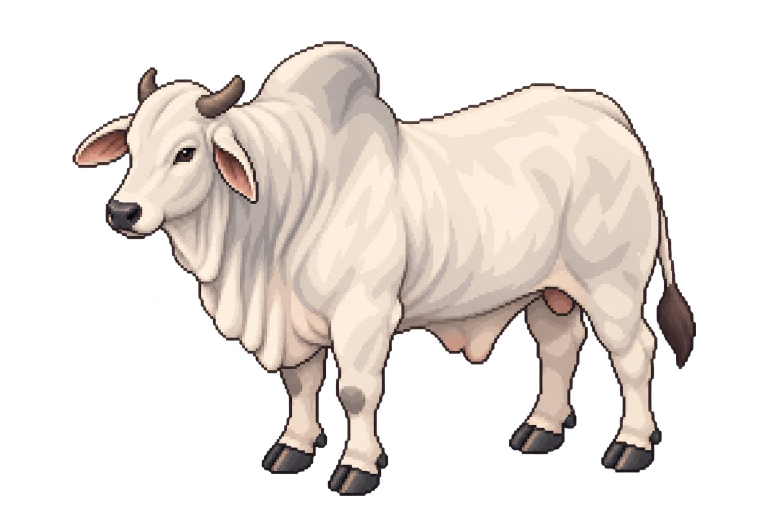
#> input picture assets/source/livestock/nelore-bull-generated-original-v1.png, 1536 x 1024 px (shown at 1/2 size)
$ python -i prepare_generated_batch.py   (imports and definitions only)
#> lines starting #> are read from the running program, lines starting #| are printed output that depends on the picture; after the words box and inside, x2 and y2 are one past the last pixel; in counts of white or black regions, pixels touching at a corner belong together
#> further down, picture is the input picture: PIL image 1536x1024 RGBA; mean R, G, B, A 104.6, 94.4, 88.3, 99.7
#!/usr/bin/env python3
"""Crop generated transparent sheets, preserve soft alpha, pack atlases and register candidates."""
from __future__ import annotations
import hashlib, json, math
from pathlib import Path
import cv2
import numpy as np
from PIL import Image, ImageCms

ROOT = Path(__file__).resolve().parents[2]
SEMANTIC = ROOT / 'assets/manifests/manifest.json'
RUNTIME = ROOT / 'public/assets/manifest.json'
OUT = ROOT / 'assets/candidates'
ATLAS_DIR = ROOT / 'public/assets/atlas'
ICC = ImageCms.ImageCmsProfile(ImageCms.createProfile('sRGB')).tobytes()

# Each sheet is authored as distinct objects on transparency. Components are ordered by rows then columns.
GROUPS = {
 'animals': [
  ('livestock','nelore-cow-generated-original-v1.png',None,'livestock.nelore.cow.idle.imagegen.v1','Vaca Nelore','nelore-cattle',['nelore','cow','adult','idle']),
  ('livestock','nelore-calf-generated-original-v1.png',None,'livestock.nelore.calf.idle.imagegen.v1','Bezerro Nelore','nelore-cattle',['nelore','calf','idle']),
  ('livestock','nelore-heifer-generated-original-v1.png',None,'livestock.nelore.heifer.idle.imagegen.v1','Novilha Nelore','nelore-cattle',['nelore','heifer','idle']),
  ('livestock','nelore-bull-generated-original-v1.png',None,'livestock.nelore.bull.idle.imagegen.v1','Touro Nelore','nelore-cattle',['nelore','bull','idle']),
  ('livestock','angus-cow-generated-original-v1.png',None,'livestock.angus.cow.idle.imagegen.v1','Vaca Angus','angus-cattle',['angus','cow','adult','idle']),
  ('livestock','crossbred-cow-generated-original-v1.png',None,'livestock.crossbred.cow.idle.imagegen.v1','Vaca cruzada','crossbred-cattle',['crossbred','cow','adult','idle']),
 ],
 'handling': [
  ('handling','livestock-handling-props-sheet-imagegen-v1.png',0,'corral.wood.standard.imagegen.v1','Curral de madeira','corral',['corral','wood','cattle']),
  ('handling','livestock-handling-props-sheet-imagegen-v1.png',1,'handling.chute.cattle.imagegen.v1','Brete de manejo','corral',['chute','handling','cattle']),
  ('handling','livestock-handling-props-sheet-imagegen-v1.png',2,'handling.alley.cattle.imagegen.v1','Corredor de manejo','corral',['alley','handling','cattle']),
  ('handling','livestock-handling-props-sheet-imagegen-v1.png',3,'fence.gate.wood.imagegen.v1','Porteira de madeira','fence',['gate','wood','modular']),
  ('handling','livestock-handling-props-sheet-imagegen-v1.png',4,'fence.wire.wood-post.imagegen.v1','Cerca de arame e madeira','fence',['fence','wire','modular']),
  ('handling','livestock-handling-props-sheet-imagegen-v1.png',5,'feed.trough.hay.imagegen.v1','Cocho de feno','feed',['hay','trough','cattle']),
  ('handling','livestock-handling-props-sheet-imagegen-v1.png',6,'water.trough.round.imagegen.v1','Bebedouro circular','water',['water','trough','cattle']),
  ('handling','livestock-handling-props-sheet-imagegen-v1.png',7,'feed.salt.roofed.imagegen.v1','Saleiro coberto','feed',['salt','feeder','cattle']),
  ('handling','livestock-handling-props-sheet-imagegen-v1.png',8,'technology.scale.electronic.imagegen.v1','Balança eletrônica','technology',['scale','electronic','cattle']),
 ],
 'environment': [
  ('environment','riose-environment-atlas-imagegen-v1.png',0,'pasture.grass.native.imagegen.v1','Pastagem com vegetação','pasture',['pasture','grass','tile']),
  ('environment','riose-environment-atlas-imagegen-v1.png',1,'terrain.soil.dry.imagegen.v1','Terra seca','pasture',['soil','dry','terrain']),
  ('environment','riose-environment-atlas-imagegen-v1.png',2,'terrain.mud.imagegen.v1','Lama de curral','pasture',['mud','wet','terrain']),
  ('environment','riose-environment-atlas-imagegen-v1.png',3,'water.pond.imagegen.v1','Açude','water',['pond','water','shoreline']),
  ('environment','riose-environment-atlas-imagegen-v1.png',4,'water.reservoir.imagegen.v1','Reservatório rural','water',['reservoir','water','farm']),
  ('environment','riose-environment-atlas-imagegen-v1.png',5,'road.rural.dirt.imagegen.v1','Estrada rural de terra','infrastructure',['road','dirt','rural']),
  ('environment','riose-environment-atlas-imagegen-v1.png',6,'vegetation.tree.shade.imagegen.v1','Árvore de sombra','vegetation',['tree','shade','rural']),
 ],
 'infrastructure': [
  ('infrastructure','riose-farm-infrastructure-atlas-imagegen-v1.png',0,'building.farmhouse.imagegen.v1','Sede rural','building',['farmhouse','brazil','rural']),
  ('infrastructure','riose-farm-infrastructure-atlas-imagegen-v1.png',1,'building.shed.imagegen.v1','Galpão rural','building',['shed','barn','rural']),
  ('infrastructure','riose-farm-infrastructure-atlas-imagegen-v1.png',2,'building.workshop.imagegen.v1','Oficina e depósito','building',['workshop','storage','rural']),
  ('infrastructure','riose-farm-infrastructure-atlas-imagegen-v1.png',3,'vehicle.pickup.rural.imagegen.v1','Caminhonete rural','vehicle',['pickup','rural','utility']),
  ('infrastructure','riose-farm-infrastructure-atlas-imagegen-v1.png',4,'vehicle.livestock-truck.imagegen.v1','Caminhão boiadeiro','vehicle',['livestock-truck','transport','rural']),
  ('infrastructure','riose-farm-infrastructure-atlas-imagegen-v1.png',5,'vehicle.tractor.imagegen.v1','Trator agrícola','vehicle',['tractor','farm','rural']),
 ],
 'technology': [
  ('technology','riose-traceability-tech-atlas-imagegen-v1.png',0,'technology.ear-tag.rfid.imagegen.v1','Brinco inteligente RFID','technology',['rfid','ear-tag','livestock']),
  ('technology','riose-traceability-tech-atlas-imagegen-v1.png',1,'technology.reader.handheld.imagegen.v1','Leitor portátil','technology',['reader','rfid','handheld']),
  ('technology','riose-traceability-tech-atlas-imagegen-v1.png',2,'technology.gateway.antenna.imagegen.v1','Gateway e antena rural','technology',['gateway','antenna','iot']),
  ('technology','riose-traceability-tech-atlas-imagegen-v1.png',3,'technology.monitor.station.imagegen.v1','Estação de monitoramento','technology',['monitoring','station','weather']),
  ('technology','riose-traceability-tech-atlas-imagegen-v1.png',4,'technology.scale.electronic.full.imagegen.v1','Balança eletrônica de curral','technology',['scale','electronic','livestock']),
  ('technology','riose-traceability-tech-atlas-imagegen-v1.png',5,'technology.traceability.system.imagegen.v1','Infraestrutura de rastreabilidade','technology',['traceability','gateway','livestock']),
 ],
}
SOURCES = {
 'livestock': ROOT/'assets/source/livestock',
 'handling': ROOT/'assets/source/handling',
 'environment': ROOT/'assets/source/environment',
 'infrastructure': ROOT/'assets/source/infrastructure',
 'technology': ROOT/'assets/source/technology',
}

def sha(path: Path) -> str:
 return hashlib.sha256(path.read_bytes()).hexdigest()

# [10 lines left out: function find_components, not called in this run]

def bleed_rgb(im: Image.Image, radius=4):
#> called with radius = 4
 rgba=np.array(im.convert('RGBA'))
 alpha=rgba[:,:,3]
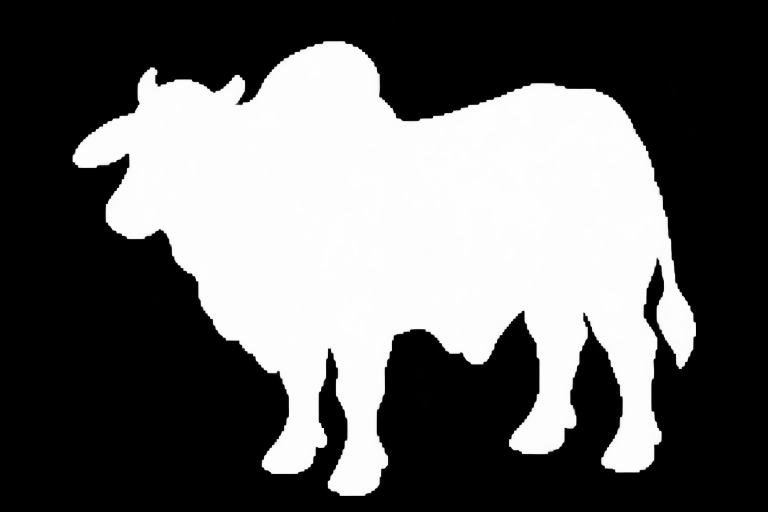
#> alpha: shape (1024, 1536) (shown at 1/2 size); min 0, max 254, mean 99.7
 mask=(alpha>0).astype(np.uint8)
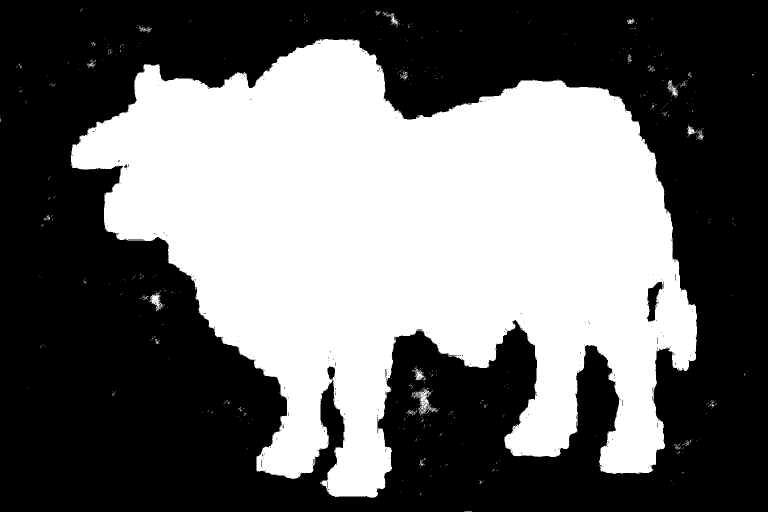
#> mask: shape (1024, 1536) (shown at 1/2 size); values 0 (black) and 1 (white), 42.4% white; 982 white regions (963 under 20 px), largest, box (x1, y1, x2, y2) and area: (141, 78, 1394, 996) 663301, (837, 776, 870, 830) 612, (300, 585, 326, 622) 359
 if mask.max()==0:return im
 # Extend edge RGB only into fully transparent padding to prevent texture filtering halos.
 colors=rgba[:,:,:3].copy()
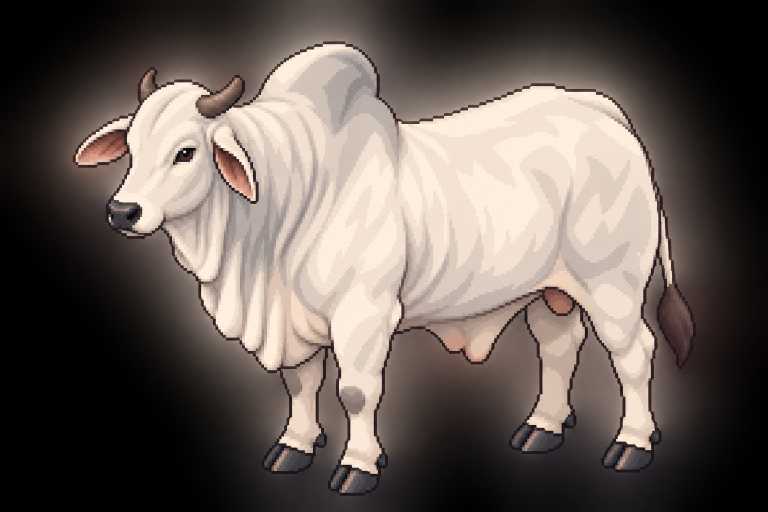
#> colors: shape (1024, 1536, 3) (shown at 1/2 size); mean R, G, B 104.6, 94.4, 88.3
 for _ in range(radius):
  grown=cv2.dilate(mask,np.ones((3,3),np.uint8),iterations=1)
  next_colors=cv2.dilate(colors,np.ones((3,3),np.uint8),iterations=1)
  fill=(mask==0)&(grown>0)
  colors[fill]=next_colors[fill]
  mask=grown
#> this loop made 4 passes
#> pass 1, in bleed_rgb, `grown=cv2.dilate(mask,np.ones((3,3),np.uint8),iterations=1)`:
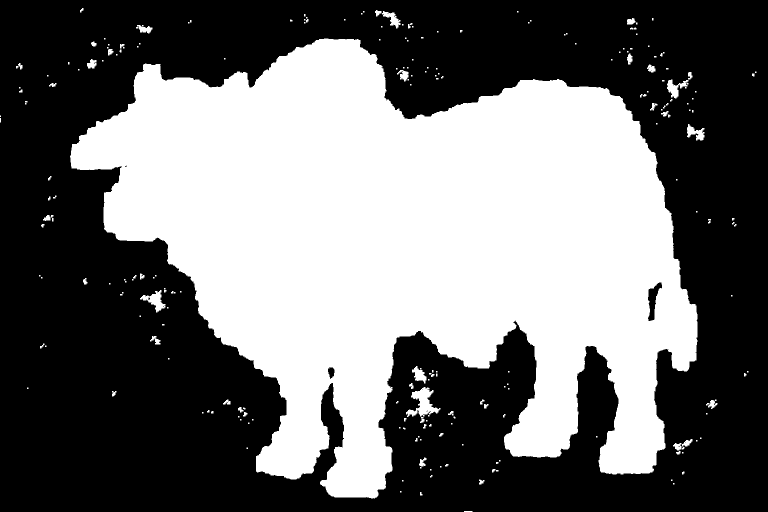
#> grown: shape (1024, 1536) (shown at 1/2 size); values 0 (black) and 1 (white), 43.6% white; 240 white regions (160 under 20 px), largest, box (x1, y1, x2, y2) and area: (140, 77, 1395, 997) 673207, (812, 774, 881, 834) 1825, (280, 580, 331, 625) 908
#> pass 1, in bleed_rgb, `next_colors=cv2.dilate(colors,np.ones((3,3),np.uint8),iterations=1)`:
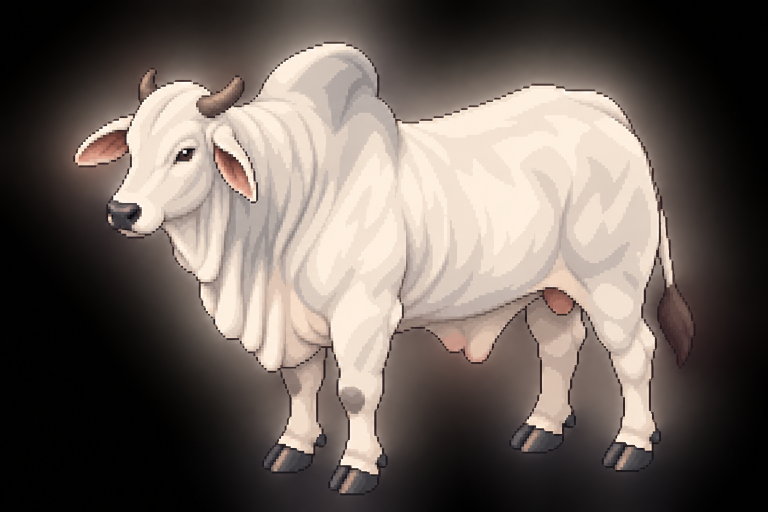
#> next_colors: shape (1024, 1536, 3) (shown at 1/2 size); mean R, G, B 107.7, 97.4, 91.2
#> pass 1, in bleed_rgb, `fill=(mask==0)&(grown>0)`:
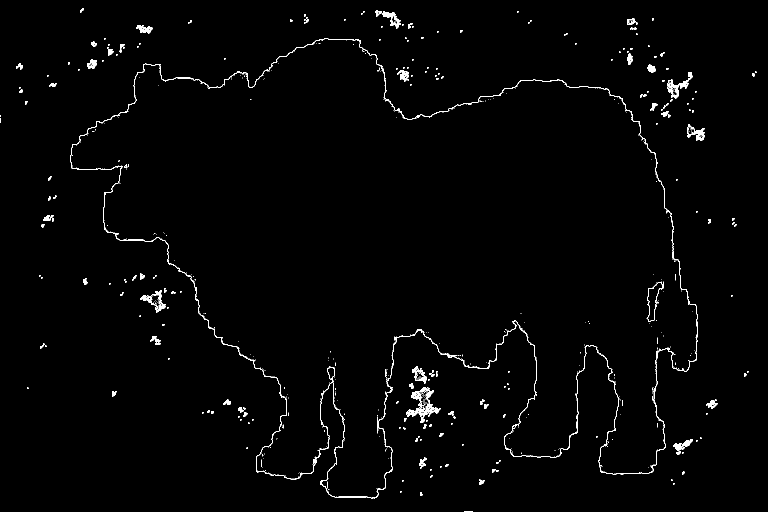
#> fill: shape (1024, 1536) bool (shown at 1/2 size); 1.1% white in thin lines or dots
#> after the loop: colors: shape (1024, 1536, 3); 3.96% of pixels changed, all inside (x1, y1, x2, y2) = (0, 13, 1516, 1024)
#> after the loop:
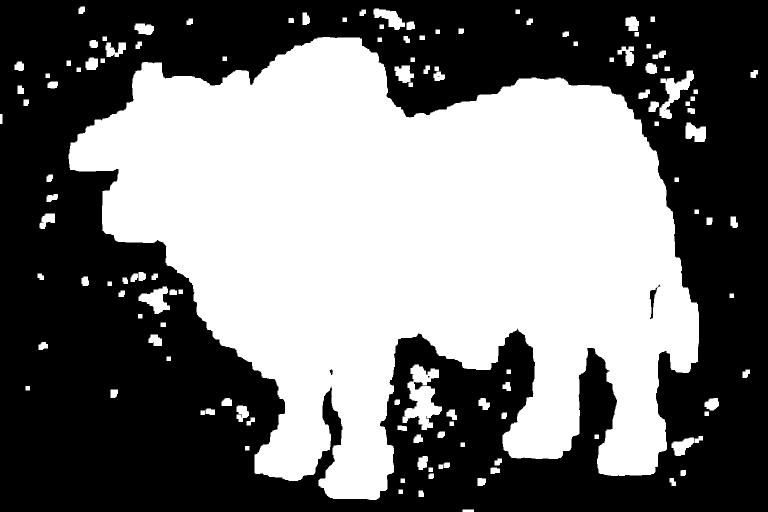
#> mask: shape (1024, 1536) (shown at 1/2 size); values 0 (black) and 1 (white), 46.5% white; 125 white regions, largest, box (x1, y1, x2, y2) and area: (137, 74, 1398, 1000) 696043, (805, 729, 884, 860) 5290, (1319, 141, 1388, 238) 2439
 rgba[:,:,:3]=colors
 return Image.fromarray(rgba,'RGBA')

# [121 lines left out: functions semantic_category, clean_crop, pack_group, main, not called in this run]

# [1 line not run here, left out]

>>> from PIL import Image
>>> picture = Image.open('../../assets/source/livestock/nelore-bull-generated-original-v1.png')
>>> result = bleed_rgb(picture)

$ run again, on assets/source/livestock/nelore-adult-grazing-draft-v1.png
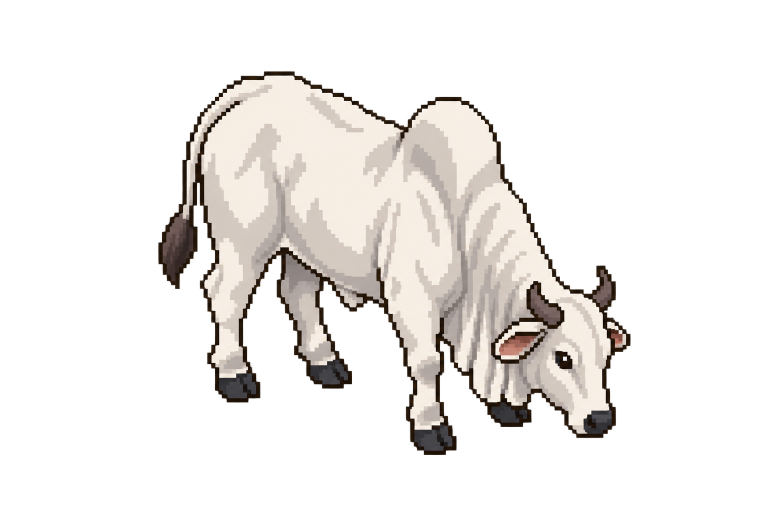
#> input picture assets/source/livestock/nelore-adult-grazing-draft-v1.png, 1536 x 1024 px (shown at 1/2 size)
#> picture is the input picture: PIL image 1536x1024 RGBA; mean R, G, B, A 63.6, 59, 55, 65
#> the loop in bleed_rgb, `for _ in range(radius):` made 4 passes
#> pass 1, in bleed_rgb, `next_colors=cv2.dilate(colors,np.ones((3,3),np.uint8),iterations=1)`:
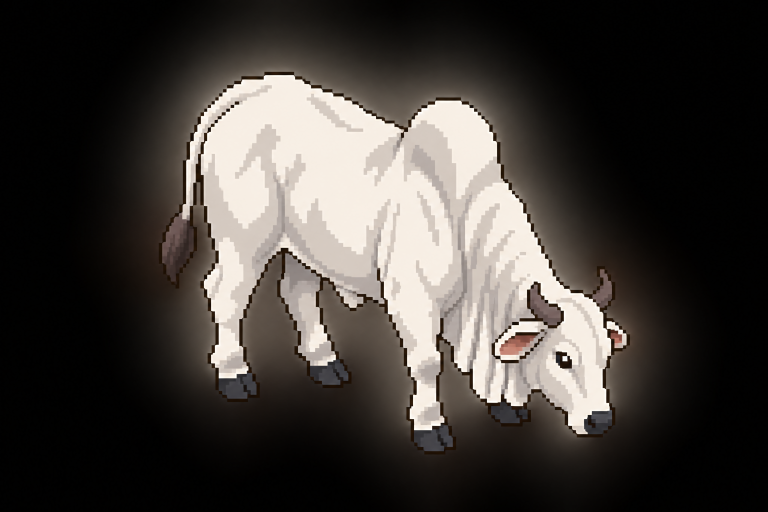
#> next_colors: shape (1024, 1536, 3) (shown at 1/2 size); mean R, G, B 66, 61.4, 57.4
#> after the loop in bleed_rgb, `for _ in range(radius):`:
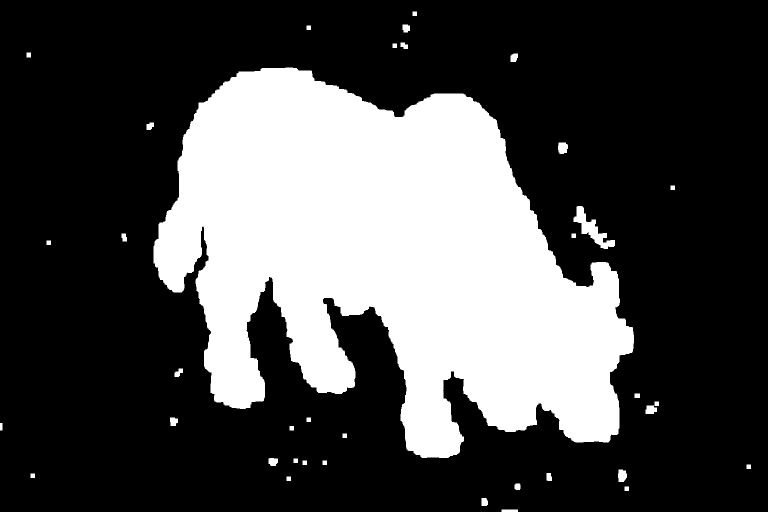
#> mask: shape (1024, 1536) (shown at 1/2 size); values 0 (black) and 1 (white), 29.4% white; 37 white regions, largest, box (x1, y1, x2, y2) and area: (307, 135, 1268, 916) 455618, (1147, 412, 1230, 498) 2276, (1116, 285, 1136, 308) 394
#> rgba: shape (1024, 1536, 4); 1.99% of pixels changed, all inside (x1, y1, x2, y2) = (0, 23, 1502, 1024)

$ run again, on assets/source/livestock/nelore-adult-grazing-edit-v2-raw.png
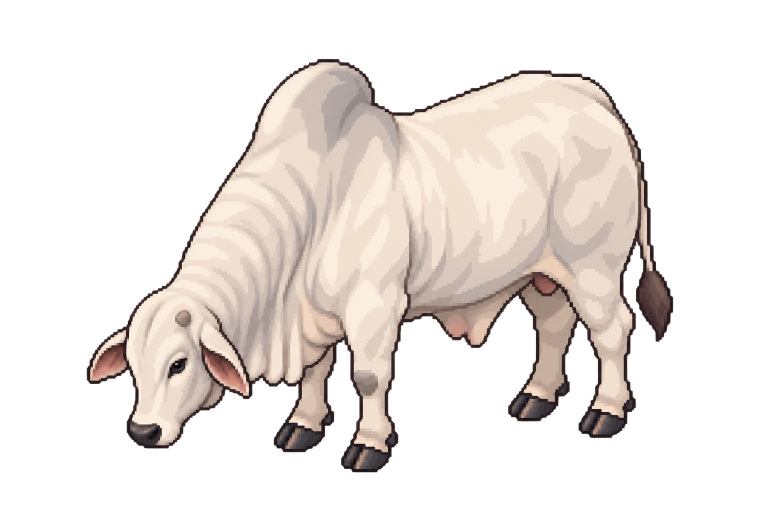
#> input picture assets/source/livestock/nelore-adult-grazing-edit-v2-raw.png, 1536 x 1024 px (shown at 1/2 size)
#> picture is the input picture: PIL image 1536x1024 RGBA; mean R, G, B, A 92.9, 83.5, 78.4, 90.5
#> the loop in bleed_rgb, `for _ in range(radius):` made 4 passes
#> pass 1, in bleed_rgb, `next_colors=cv2.dilate(colors,np.ones((3,3),np.uint8),iterations=1)`:
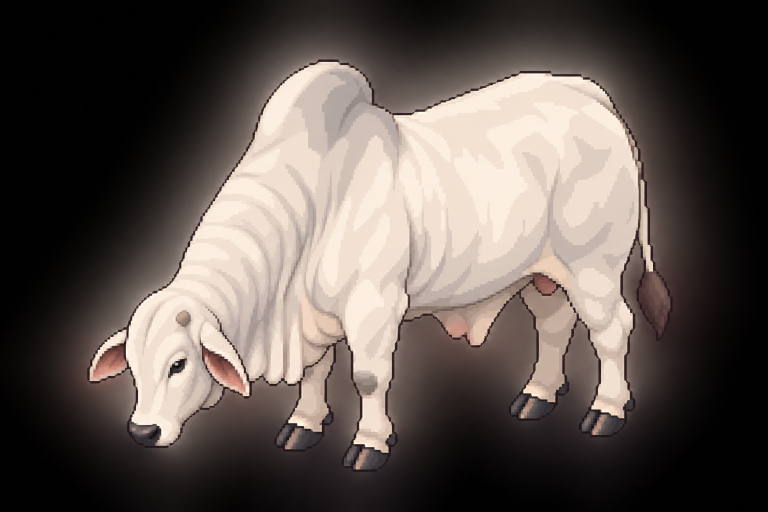
#> next_colors: shape (1024, 1536, 3) (shown at 1/2 size); mean R, G, B 95.6, 86.2, 80.9
#> after the loop in bleed_rgb, `for _ in range(radius):`:
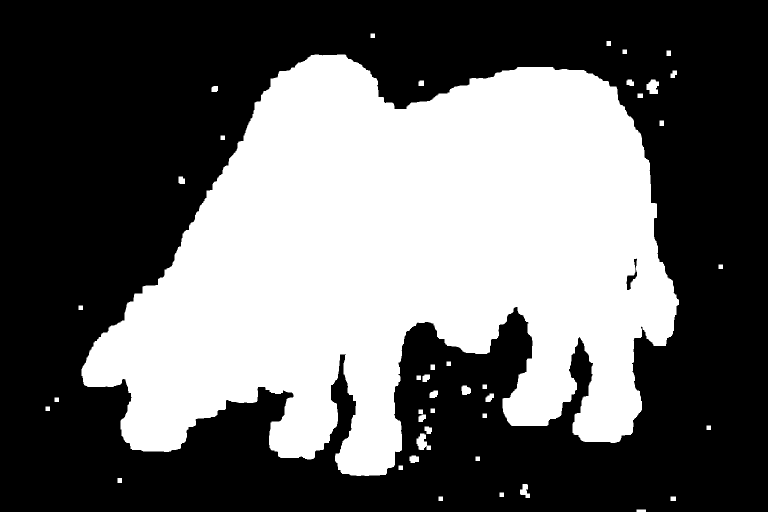
#> mask: shape (1024, 1536) (shown at 1/2 size); values 0 (black) and 1 (white), 40.3% white; 42 white regions, largest, box (x1, y1, x2, y2) and area: (163, 109, 1358, 952) 628531, (833, 867, 862, 900) 579, (1293, 159, 1318, 188) 540
#> rgba: shape (1024, 1536, 4); 2.27% of pixels changed, all inside (x1, y1, x2, y2) = (91, 67, 1446, 1024)
